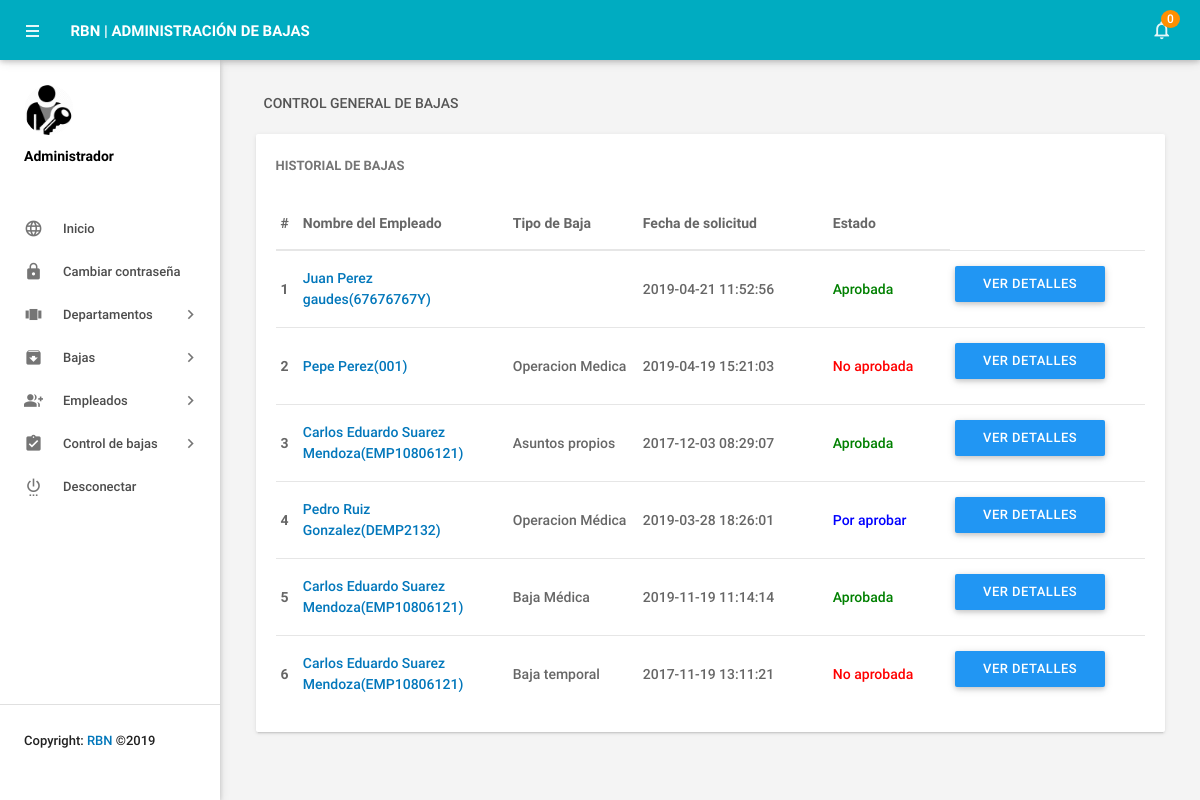
The app's page /RB_CRUD/admin/leaves.php (signed in) with its own data.
### tables this page shows
CREATE TABLE `tblleaves` (
  `id` int(11) NOT NULL,
  `LeaveType` varchar(110) NOT NULL,
  `ToDate` varchar(120) NOT NULL,
  `FromDate` varchar(120) NOT NULL,
  `Description` mediumtext NOT NULL,
  `PostingDate` timestamp NOT NULL DEFAULT CURRENT_TIMESTAMP,
  `AdminRemark` mediumtext,
  `AdminRemarkDate` varchar(120) DEFAULT NULL,
  `Status` int(1) NOT NULL,
  `IsRead` int(1) NOT NULL,
  `empid` int(11) DEFAULT NULL
);

CREATE TABLE `tblemployees` (
  `id` int(11) NOT NULL,
  `EmpId` varchar(100) NOT NULL,
  `FirstName` varchar(150) NOT NULL,
  `LastName` varchar(150) NOT NULL,
  `EmailId` varchar(200) NOT NULL,
  `Password` varchar(180) NOT NULL,
  `Gender` varchar(100) NOT NULL,
  `Dob` varchar(100) NOT NULL,
  `Department` varchar(255) NOT NULL,
  `Address` varchar(255) NOT NULL,
  `City` varchar(200) NOT NULL,
  `Country` varchar(150) NOT NULL,
  `Phonenumber` char(11) NOT NULL,
  `Status` int(1) NOT NULL,
  `RegDate` timestamp NOT NULL DEFAULT CURRENT_TIMESTAMP
);

### RB_CRUD/admin/leaves.php (the view, shortened to what this page needs)
<?php
include('includes/config.php');
if(strlen($_SESSION['alogin'])==0)
    {
header('location:index.php');
}
else{
 ?>
<!DOCTYPE html>
<html lang="en">
    <head>
        <link type="text/css" rel="stylesheet" href="../assets/plugins/materialize/css/materialize.min.css"/>
        <link href="../assets/plugins/material-preloader/css/materialPreloader.min.css" rel="stylesheet">
        <link href="../assets/plugins/datatables/css/jquery.dataTables.min.css" rel="stylesheet">
                <link href="../assets/plugins/google-code-prettify/prettify.css" rel="stylesheet" type="text/css"/>
        <link href="../assets/css/alpha.min.css" rel="stylesheet" type="text/css"/>
        <link href="../assets/css/custom.css" rel="stylesheet" type="text/css"/>
    </head>
    <body>
       <?php include('includes/header.php');?>
       <?php include('includes/sidebar.php');?>
            <main class="mn-inner">
                <div class="row">
                    <div class="col s12">
                        <div class="page-title">Control general de Bajas</div>
                    </div>
                    <div class="col s12 m12 l12">
                        <div class="card">
                            <div class="card-content">
                                <span class="card-title">Historial de bajas</span>
                                <table id="example" class="display responsive-table ">
                                    <thead>
                                        <tr>
                                            <th>#</th>
                                            <th width="200">Nombre del Empleado</th>
                                            <th width="120">Tipo de Baja</th>
                                             <th width="180"> 	Fecha de solicitud</th>
                                            <th>Estado</th>
                                            <th align="center"></th>
                                        </tr>
                                    </thead>
                                    <tbody>
<?php $sql = "SELECT tblleaves.id as lid,tblemployees.FirstName,tblemployees.LastName,tblemployees.EmpId,tblemployees.id,tblleaves.LeaveType,tblleaves.PostingDate,tblleaves.Status from tblleaves join tblemployees on tblleaves.empid=tblemployees.id order by lid desc";
$query = $dbh -> prepare($sql);
$query->execute();
$results=$query->fetchAll(PDO::FETCH_OBJ);
$cnt=1;
if($query->rowCount() > 0)
{
foreach($results as $result)
{
      ?>
                                        <tr>
                                            <td> <b><?php echo htmlentities($cnt);?></b></td>
                                              <td><a href="editemployee.php?empid=<?php echo htmlentities($result->id);?>" target="_blank"><?php echo htmlentities($result->FirstName." ".$result->LastName);?>(<?php echo htmlentities($result->EmpId);?>)</a></td>
                                            <td><?php echo htmlentities($result->LeaveType);?></td>
                                            <td><?php echo htmlentities($result->PostingDate);?></td>
                                                                       <td><?php $stats=$result->Status;
if($stats==1){
                                             ?>
                                                 <span style="color: green">Aprobada</span>
                                                 <?php } if($stats==2)  { ?>
                                                <span style="color: red">No aprobada</span>
                                                 <?php } if($stats==0)  { ?>
 <span style="color: blue">Por aprobar</span>
 <?php } ?>
                                             </td>
          <td>
           <td><a href="leave-details.php?leaveid=<?php echo htmlentities($result->lid);?>" class="waves-effect waves-light btn blue m-b-xs"  > Ver detalles</a></td>
                                    </tr>
                                         <?php $cnt++;} }?>
                                    </tbody>
                                </table>
                            </div>
                        </div>
                    </div>
                </div>
            </main>
        </div>
        <div class="left-sidebar-hover"></div>
    </body>
</html>
<?php } ?>

### records on screen
tblleaves: tblemployees.FirstName+LastName "Juan Perez gaudes", tblemployees.EmpId "67676767Y", PostingDate "2019-04-21 11:52:56", Status "Aprobada"
tblleaves: tblemployees.FirstName+LastName "Pepe Perez", tblemployees.EmpId "001", LeaveType "Operacion Medica", PostingDate "2019-04-19 15:21:03", Status "No aprobada"
tblleaves: tblemployees.FirstName+LastName "Carlos Eduardo Suarez Mendoza", tblemployees.EmpId "EMP10806121", LeaveType "Asuntos propios", PostingDate "2017-12-03 08:29:07", Status "Aprobada"
tblleaves: tblemployees.FirstName+LastName "Pedro Ruiz Gonzalez", tblemployees.EmpId "DEMP2132", LeaveType "Operacion Médica", PostingDate "2019-03-28 18:26:01", Status "Por aprobar"
tblleaves: tblemployees.FirstName+LastName "Carlos Eduardo Suarez Mendoza", tblemployees.EmpId "EMP10806121", LeaveType "Baja Médica", PostingDate "2019-11-19 11:14:14", Status "Aprobada"
tblleaves: tblemployees.FirstName+LastName "Carlos Eduardo Suarez Mendoza", tblemployees.EmpId "EMP10806121", LeaveType "Baja temporal", PostingDate "2017-11-19 13:11:21", Status "No aprobada"

### other values on screen
$unreadcount "0"
